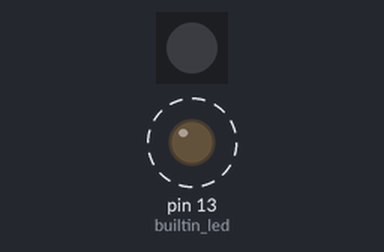
A program run on a simulated MicroPython board. Shown: 1 RGB LEDs in strip order, left to right, output pins drawn as LEDs (lit = HIGH). Dashed ring = blinking. Pins used as bus, display or sensor lines are not drawn.

Above: at 0.05 s.
At 2.75 s:
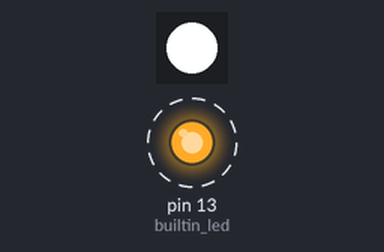
Timing chart, 0 to 3.0 s (numbered marks = the images above):
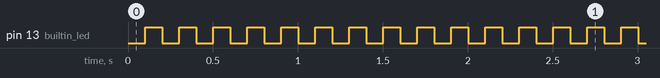

Measured:
- by itself, pin 13 (builtin_led): alternates HIGH for 0.10 s and LOW for 0.10 s

The program:

lab1_check2.py
```python
from machine import Pin
import utime
import neopixel

# Power-enable for NeoPixel
pwr = Pin(2, Pin.OUT)
pwr.value(1)

builtin_led = Pin(13, Pin.OUT)
np_led = neopixel.NeoPixel(Pin(0, Pin.OUT), 1)
builtin_led.value(0)
np_led[0] = (0, 0, 0)
np_led.write()

count = 0
np_on = False

while True:
    utime.sleep_ms(100)

    builtin_led.value(not builtin_led.value())

    count += 1

    if count == 5:
        count = 0
        np_on = not np_on

        if np_on:
            np_led[0] = (255, 255, 255)
        else:
            np_led[0] = (0, 0, 0)

        np_led.write()
```
